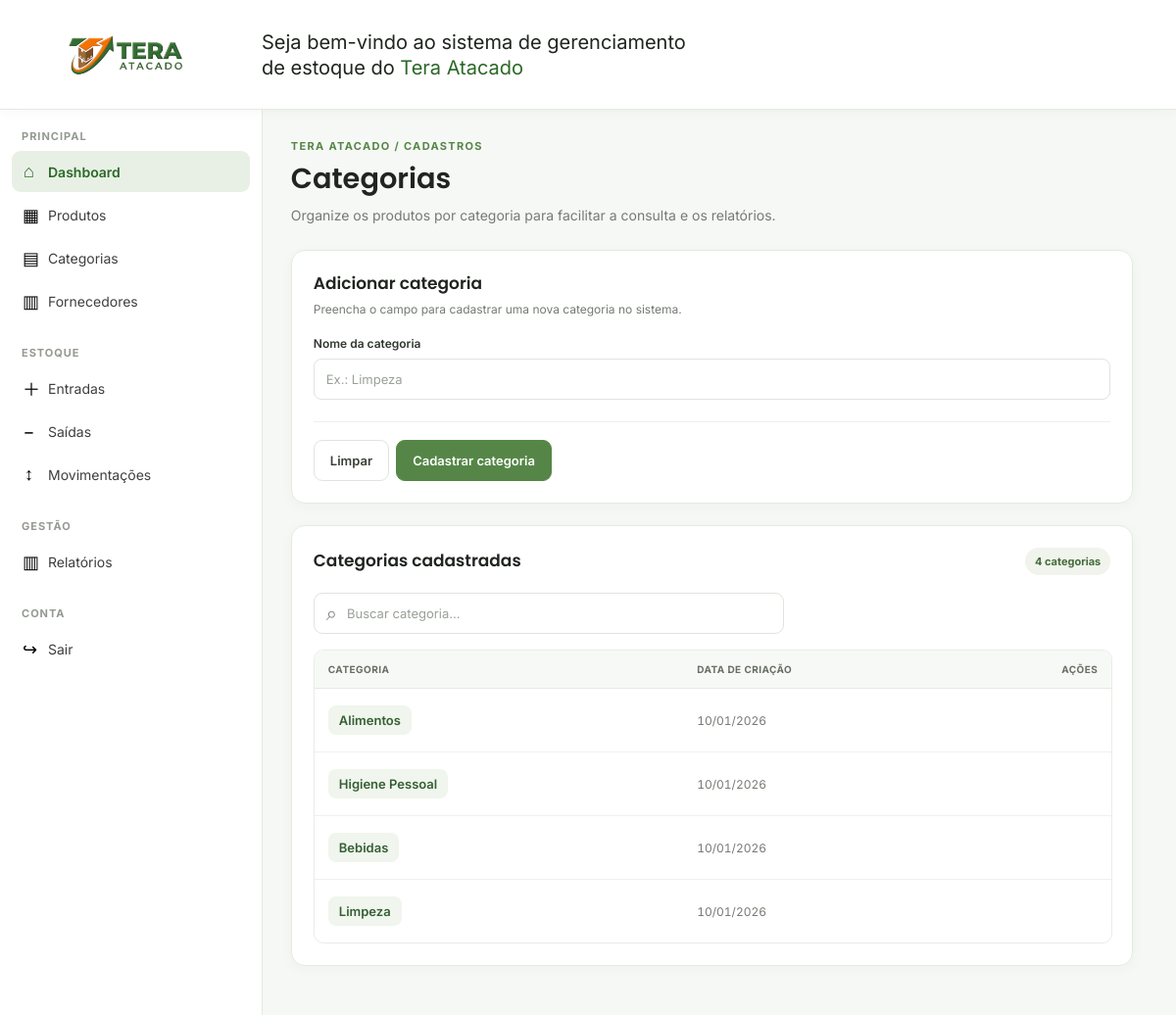
The app's page /Front_end/categoria.php with its own data.
### tables this page shows
CREATE TABLE categorias (
    id_categoria INT NOT NULL PRIMARY KEY AUTO_INCREMENT,
    nome_categoria VARCHAR(100) NOT NULL,
    data_criacao DATE NOT NULL DEFAULT CURRENT_TIMESTAMP
);

### Front_end/categoria.php (the view, shortened to what this page needs)
<?php
require_once __DIR__ . '/../Back_end/config/database.php';
                    $sql = "Select * from categorias";
                    $stmt = mysqli_prepare($con, $sql);
                    mysqli_stmt_execute($stmt);
                    $resultado = mysqli_stmt_get_result($stmt);
?>
<!DOCTYPE html>
<html lang="pt-BR">
<head>
    <link rel="stylesheet" href="CSS/tela_principal.css">
    <link rel="stylesheet" href="CSS/categoria.css">
</head>
<body>
<header class="header">
    <div class="logodiv"><img src="Img/tera_logo.png" class="logo" alt="Logo Tera Atacado"></div>
    <p class="texto">Seja bem-vindo ao sistema de gerenciamento<br>de estoque do <span class="destaque">Tera Atacado</span></p>
</header>
<div class="layout">
<aside class="sidebar">
            <div class="sidebar-header">
                <nav>
                    <div class="menu-section">
                        <h3>PRINCIPAL</h3>
                        <a href="tela_principal.php" class="menu-item active" aria-current="page">
                            <span>⌂</span>
                            <span>Dashboard</span>
                        </a>
                        <a href="produtos.php" class="menu-item">
                            <span>▦</span>
                            <span>Produtos</span>
                        </a>
                        <a href="categoria.php" class="menu-item">
                            <span>▤</span>
                            <span>Categorias</span>
                        </a>
                        <a href="fornecedores.php" class="menu-item">
                            <span>▥</span>
                            <span>Fornecedores</span>
                        </a>
                    </div>
                    <div class="menu-section">
                        <h3>ESTOQUE</h3>
                        <a href="entrada.php" class="menu-item">
                            <span>＋</span>
                            <span>Entradas</span>
                        </a>
                        <a href="saida.php" class="menu-item">
                            <span>−</span>
                            <span>Saídas</span>
                        </a>
                        <a href="movimentacoes.php" class="menu-item">
                            <span>↕</span>
                            <span>Movimentações</span>
                        </a>
                    </div>
                    <div class="menu-section">
                        <h3>GESTÃO</h3>
                        <a href="relatorio.php" class="menu-item">
                            <span>▥</span>
                            <span>Relatórios</span>
                        </a>
                    </div>
                    <div class="menu-section">
                        <h3>CONTA</h3>
                        <a href="#confirmar-saida" class="menu-item" aria-haspopup="dialog">
                            <span>↪</span>
                            <span>Sair</span>
                        </a>
                    </div>
                </nav>
            </div>
        </aside>
<main class="module-main">
<div class="module-heading">
    <div>
        <p class="module-eyebrow">TERA ATACADO / CADASTROS</p>
        <h1>Categorias</h1>
        <p class="module-subtitle">Organize os produtos por categoria para facilitar a consulta e os relatórios.</p>
    </div>
</div>
<section class="module-panel module-create-panel" id="category-create" aria-labelledby="category-create-title">
    <div class="module-panel__header"><div><h2 id="category-create-title">Adicionar categoria</h2><p>Preencha o campo para cadastrar uma nova categoria no sistema.</p></div></div>
    <form id="category-form" class="module-form">
        <div class="module-form__grid">
            <div class="module-field" style="grid-column: 1 / -1;">
                <label for="category-name">Nome da categoria</label>
                <input id="category-name" name="nome_categoria" type="text" maxlength="100" placeholder="Ex.: Limpeza" required>
            </div>
        </div>
        <div class="module-form__footer">
            <div class="module-actions">
                <button class="module-button module-button--secondary" type="reset">Limpar</button>
                <button class="module-button module-button--primary" type="submit">Cadastrar categoria</button>
            </div>
        </div>
    </form>
</section>
<section class="module-panel" aria-labelledby="category-list-title">
    <div class="module-panel__header">
        <div><h2 id="category-list-title">Categorias cadastradas</h2></div>
        <span class="module-count" id="category-count"><?= mysqli_num_rows($resultado) ?> categorias</span>
    </div>
    <div class="module-toolbar">
        <label class="module-search" for="category-search"><span aria-hidden="true">⌕</span><input id="category-search" type="search" placeholder="Buscar categoria..." autocomplete="off"></label>
    </div>
    <div class="module-table-wrap">
        <table class="module-table" id="categories-table">
            <thead>
                <tr>
                    <th scope="col">Categoria</th>
                    <th scope="col">Data de criação</th>
                    <th scope="col">Ações</th>
                </tr>
            </thead>
            <tbody>
                <?php while($linha = mysqli_fetch_assoc($resultado)): ?>
                <tr>
                    <td>
                        <strong><?= htmlspecialchars($linha["nome_categoria"]) ?></strong>
                    </td>
                    <td>
                        <?php
                            $data = DateTime::createFromFormat('Y-m-d', $linha["data_criacao"]);
                            $dataFormatada = $data ? $data->format('d/m/Y') : $linha["data_criacao"];
                        ?>
                        <?= htmlspecialchars($dataFormatada) ?>
                    </td>
                    <td><div class="module-actions"></div></td>
                </tr>
                <?php endwhile; ?>
            </tbody>
        </table>
    </div>
</section>
</main>
</div>
</body>
</html>

### Front_end/CSS/tela_principal.css (style rules this page uses)
:root { --header-height: clamp(88px, 13vh, 112px); --sidebar-width: clamp(220px, 30vh, 268px); --tera-green: #558647; --tera-green-dark: #2b6827; --tera-green-soft: #e8f0e6; --tera-orange: #ff7600; --tera-brown: #aa6d39; --page-bg: #f6f8f5; --white: #ffffff; --line: #e4e9e2; --text: #20251f; --muted: #747b72; --light-gray: #b8b1b1; }
* { margin: 0; padding: 0; }
html { height: 100%; scroll-behavior: smooth; }
body { height: 100vh; min-height: 100vh; overflow: hidden; background-color: var(--page-bg); color: var(--text); font-family: 'Inter', sans-serif; }
a, button, select, input { font-family: inherit; }
.header { position: fixed; top: 0; left: 0; z-index: 1000; display: flex; align-items: center; width: 100%; height: var(--header-height); min-height: var(--header-height); max-height: var(--header-height); padding: 0 22px; box-sizing: border-box; background-color: var(--white); border-bottom: 1px solid var(--line); box-shadow: 0 2px 12px rgba(29, 46, 25, 0.04); }
.header .logo { display: block; flex-shrink: 0; width: clamp(150px, 25vh, 205px); height: var(--header-height); object-fit: contain; }
.texto { margin-left: clamp(16px, 4vh, 40px); font-family: 'Inter', sans-serif; font-size: clamp(15px, 2vh, 20px); line-height: 1.3; animation: aparecer 1s ease-in-out; }
.destaque { color: var(--tera-green-dark); font-size: 20px; }
.layout { position: fixed; top: var(--header-height); left: 0; display: flex; width: 100%; height: calc(100vh - var(--header-height)); overflow: hidden; }
.layout > main { flex: 1 1 auto; width: calc(100% - var(--sidebar-width)); min-width: 0; height: 100%; margin-left: var(--sidebar-width); padding: 28px clamp(20px, 2.4vw, 34px) 36px; box-sizing: border-box; overflow-x: hidden; overflow-y: auto; overscroll-behavior-y: contain; scrollbar-gutter: stable; }
.sidebar { position: fixed; top: var(--header-height); bottom: 0; left: 0; z-index: 900; display: block; width: var(--sidebar-width); height: auto; min-height: 0; padding: 0 12px 20px; box-sizing: border-box; overflow-y: hidden; overflow-x: hidden; overscroll-behavior: contain; background-color: var(--white); border-right: 1px solid var(--line); }
.sidebar-header { width: 100%; }
.sidebar nav { width: 100%; margin-top: 20px; }
.menu-section { margin-bottom: 25px; }
.menu-section h3 { margin: 0 10px 8px; color: #939a90; font-size: 11px; font-weight: 700; letter-spacing: 1px; }
.menu-item { display: flex; align-items: center; width: 100%; min-height: 42px; height: 42px; gap: 13px; padding: 0 11px; margin-bottom: 2px; box-sizing: border-box; border-radius: 9px; color: #3f3f3f; font-size: 14px; text-decoration: none; transition: background-color 0.2s ease, color 0.2s ease, transform 0.4s ease; }
.menu-item span:first-child { display: inline-block; flex-shrink: 0; width: 13px; color: #000000; font-size: 18px; text-align: center; }
.menu-item span:last-child { color: inherit; font-size: 14px; transition: color 0.3s ease; }
.menu-item.focus, .menu-item.active, .menu-item[aria-current="page"] { background-color: var(--tera-green-soft); color: var(--tera-green-dark); font-weight: 600; }
.menu-item.focus span:first-child, .menu-item.active span:first-child, .menu-item[aria-current="page"] span:first-child { color: var(--tera-green-dark); }

### Front_end/CSS/categoria.css (style rules this page uses)
#categories-table { min-width: 520px; }
#categories-table tbody tr { transition: background-color .18s ease; }
#categories-table tbody td { padding-top: 17px; padding-bottom: 17px; }
#categories-table tbody td:first-child strong { display: inline-flex; align-items: center; padding: 7px 11px; border-radius: 8px; background: #f0f5ed; color: #355f35; font-size: 13px; }
#categories-table tbody td:nth-child(2) { color: #747b72; font-variant-numeric: tabular-nums; white-space: nowrap; }
#categories-table th:last-child, #categories-table td:last-child { width: 96px; text-align: right; }

### records on screen
categorias: nome_categoria "Alimentos", data_criacao "10/01/2026"
categorias: nome_categoria "Higiene Pessoal", data_criacao "10/01/2026"
categorias: nome_categoria "Bebidas", data_criacao "10/01/2026"
categorias: nome_categoria "Limpeza", data_criacao "10/01/2026"

### other values on screen
mysqli_num_rows($resultado) "4"
